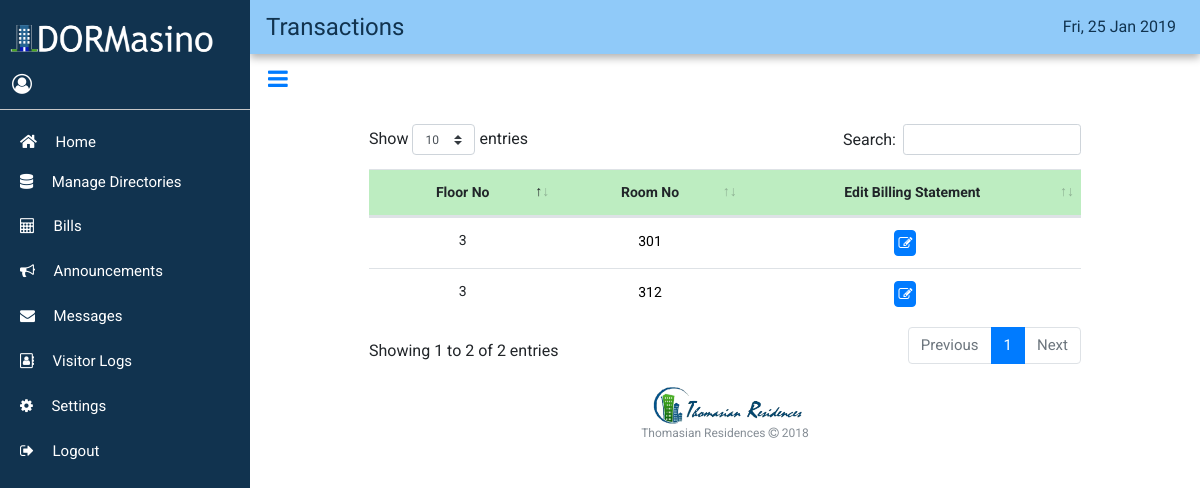
The page /index.php/transactions on the database as committed earlier.
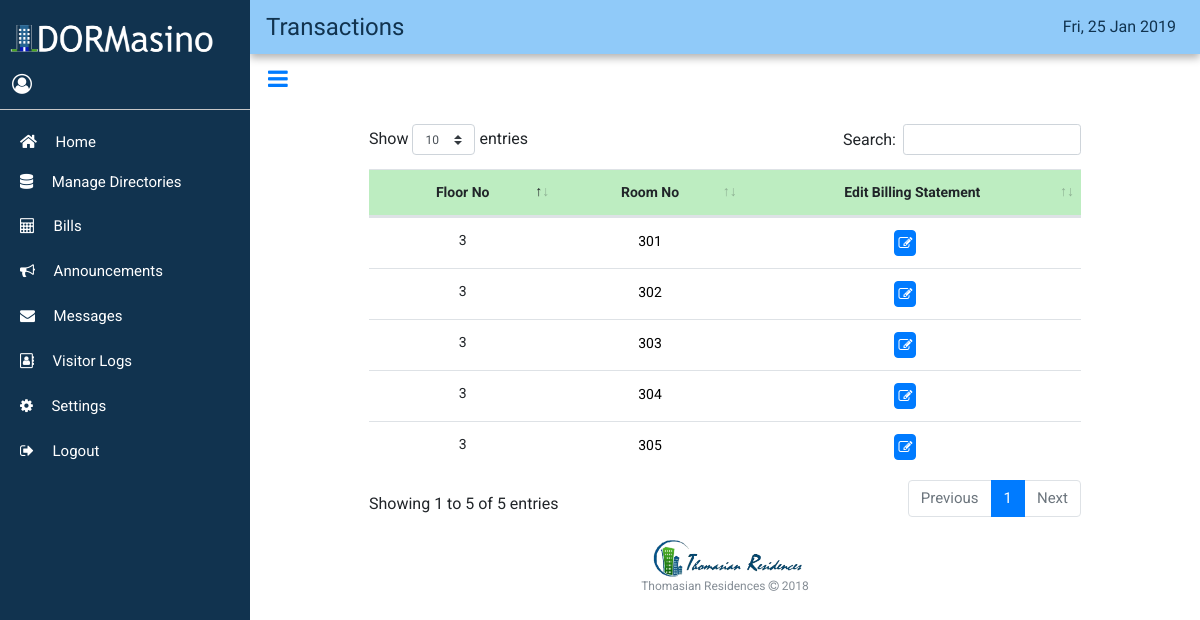
The same page on the database as committed later.
### tables this page shows
CREATE TABLE `room_tbl` (
  `room_id` int(32) UNSIGNED NOT NULL,
  `room_number` int(32) UNSIGNED NOT NULL,
  `room_tcount` int(32) UNSIGNED NOT NULL,
  `room_price` int(32) UNSIGNED NOT NULL,
  `room_status` int(32) UNSIGNED NOT NULL,
  `floor_id` int(32) UNSIGNED NOT NULL
);

CREATE TABLE `floor_tbl` (
  `floor_id` int(32) UNSIGNED NOT NULL,
  `floor_number` int(32) UNSIGNED NOT NULL
);

### application/controllers/Transactions.php (called while the page is built, shortened)
<?php if ( ! defined('BASEPATH')) exit('No direct script access allowed');
class Transactions extends CI_Controller{
	function __construct(){
		$this->load->helper(array('form', 'url'));
		$this->load->library('form_validation');
		$this->load->library('session');
        $this->load->model('transactions_model');
    }
    public function index() {
        $data['floor']=$this->transactions_model->get_floor();
        $data['room']=$this->transactions_model->get_room();
        $data['dir']=$this->transactions_model->get_dir();
        $data['dir_count']=$this->transactions_model->get_dircount();
        $this->load->view('sidebar_view');
        $this->load->view('transactions_view', $data);
    }
}
?>

### index.php (called while the page is built, shortened)
<?php
require_once BASEPATH.'core/CodeIgniter.php';

### application/models/transactions_model.php (called while the page is built, shortened)
<?php
class transactions_model extends CI_Model {
    public function get_room() {
        $this->db->from('room_tbl');
        $this->db->join('floor_tbl', 'room_tbl.floor_id=floor_tbl.floor_id');
        $query = $this->db->get();
        return $query;
    }
    public function get_dir () {
		$this->db->from('dir_tbl');
		$this->db->join('tenant_tbl','tenant_tbl.tenant_id=dir_tbl.tenant_id', 'LEFT');
        $this->db->join('room_tbl','room_tbl.room_id=dir_tbl.room_id', 'LEFT');
        $this->db->join('guardian_tbl','guardian_tbl.tenant_id=dir_tbl.tenant_id', 'LEFT');
        $this->db->join('mother_tbl','mother_tbl.tenant_id=dir_tbl.tenant_id', 'LEFT');
        $this->db->join('father_tbl','father_tbl.tenant_id=dir_tbl.tenant_id', 'LEFT');
        $this->db->join('contract_tbl','contract_tbl.tenant_id=dir_tbl.tenant_id', 'LEFT');
		$query = $this->db->get();
		return $query;
    }
    public function get_dircount() {
        $this->db->select("room_tbl.room_id");
        $this->db->select("room_tbl.room_number");
        $this->db->select("count(dir_tbl.tenant_id) as num_tenants");
        $this->db->from("room_tbl");
        $this->db->join("dir_tbl", "room_tbl.room_id=dir_tbl.room_id", "LEFT");
        $this->db->group_by("room_tbl.room_id");
        $query = $this->db->get();
        return $query;
    }
}
?>

### application/views/transactions_view.php (the view, shortened to what the rows shown need)
<!DOCTYPE html>
<html>
<head>
    <link rel="stylesheet" href="<?php echo base_url(); ?>assets/bootstrap/css/bootstrap.min.css">
    <link rel="stylesheet" href="<?php echo base_url(); ?>assets/fonts/fontawesome-all.min.css">
    <link rel="stylesheet" href="<?php echo base_url(); ?>assets/fonts/font-awesome.min.css">
    <link rel="stylesheet" href="<?php echo base_url(); ?>assets/css/fullcalendar.css">
    <link rel="stylesheet" href="<?php echo base_url(); ?>assets/css/Sidebar-Menu-1.css">
    <link rel="stylesheet" href="<?php echo base_url(); ?>assets/css/Sidebar-Menu.css">
    <link rel="stylesheet" href="<?php echo base_url(); ?>assets/css/styles.css">
    <link href="<?php echo base_url(); ?>/assets/css/selectize.bootstrap4.css" rel="stylesheet" type="text/css">
</head>
    <div class="page-content-wrapper">
            <div class="container-fluid">
                <div class="row" style="margin-top: 10px;margin-left: 0px;margin-right: 0px;">
                    <div class="col d-xl-flex justify-content-xl-center" style="margin-top: 11px;">
                        <div id="table_view" class="table-responsive" style="width:80%;">
                            <table class="table" id="example" style="font-size:14px;">
                                <thead class="logs">
                                    <tr style="text-align:center">
                                        <th style="width: 10%;padding-right: 0px;padding-left: 0px;">Floor No</th>
                                        <th style="width: 10%;padding-right: 0px;padding-left: 0px;">Room No</th>
                                        <th style="width: 18%;padding-right: 0px;padding-left: 0px;">Edit Billing Statement</th>
                                    </tr>
                                </thead>
                                <tbody>
                                    <?php foreach ($room->result() as $row) {
                                    ?>
                                        <tr>
                                            <td style="text-align:center;"><?php echo $row->floor_number; ?></td>
                                            <td style="text-align:center;">
                                                <form action="<?php echo site_url('Transactions/getRoom');?>" method="POST">
                                                <button value="<?php echo $row->room_id; ?>"  type="submit" style="background:transparent; border:0px">
                                                    <?php echo $row->room_number; ?>
                                                </button>
                                                </form>
                                            </td>
                                            <td style="text-align:center;">
                                                    <button title="Edit Billing Statement" data-target="#ModalBill<?php echo $row->room_id; ?>" data-toggle="modal" class="btn btn-primary" style="padding:0px 3px;">
                                                        <i class="fa fa-edit" style="font-size: 14px"></i>
                                                    </button>&nbsp;&nbsp;&nbsp;&nbsp;
                                            </td>
                                        </tr>
                                    <?php } ?>
                                </tbody>
                            </table>
                        </div>
                    </div>
                </div>
            </div>
        </div>
    </div>
</body>
</html>

Rows that differ between the two databases and show on the page:
changed room_tbl (number 2 of 5 on the later page): room_number "312" → "302"
added room_tbl: floor.floor_number "3", room_number "303"
added room_tbl: floor.floor_number "3", $row->room_id 4 (drawn), room_number "304"
added room_tbl: floor.floor_number "3", $row->room_id 5 (drawn), room_number "305"
Other text that changed with them:
text written by a page script: "Show entries Search: Showing 1 to 2 of 2 entries Previous 1 Next" → "Show entries Search: Showing 1 to 5 of 5 entries Previous 1 Next"
